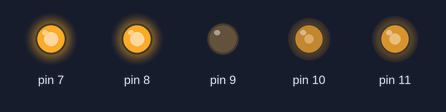
Simulated run of this sketch. Board: Arduino Uno, built for the host (arithmetic inside an expression is 32-bit, double 64-bit). Parts: output pins drawn as LEDs (lit = HIGH). What the sketch prints to the serial monitor is not drawn.

Above: at 0.05 s.
Timing chart, 0 to 6.2 s (numbered marks = the images above):
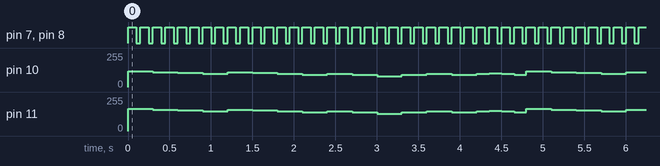

The sketch:

music.ino
```cpp
#define CV1 PIN_PB0
#define CV2 PIN_PB1
#define CV3 PIN_PB2
#define CV4 PIN_PB3

int ledPin = PIN_PD7;
unsigned long next = 0;
byte pwmstate = LOW;
#define STEPSPERSEMI 4

int noteToPWM(const char * note) {
  int duty = 12*STEPSPERSEMI * atoi(note+2);
  switch(note[0]) {
    case 'D':
      duty += 2*STEPSPERSEMI;
      break;
    case 'E':
      duty += 4*STEPSPERSEMI;
      break;
    case 'F':
      duty += 5*STEPSPERSEMI;
      break;
    case 'G':
      duty += 7*STEPSPERSEMI;
      break;
    case 'A':
      duty += 9*STEPSPERSEMI;
      break;
    case 'B':
      duty += 11*STEPSPERSEMI;
      break;
    case 'C':
    default:
      break;
  }
  if(note[1] == '#') {
    duty += STEPSPERSEMI;
  } else if (note[1] == 'b') {
    duty -= STEPSPERSEMI;
  }
  return duty;
}

void playNote(const char *note, unsigned int duration, unsigned int gap) {
  int duty = noteToPWM(note);
  digitalWrite(ledPin,HIGH);
  digitalWrite(CV1,HIGH); // GATE
  analogWrite(CV4,duty); // CV
  analogWrite(CV3,duty-(12*STEPSPERSEMI)); // CV3 = -Octv.

  delay(duration);
  digitalWrite(ledPin,LOW);
  digitalWrite(CV1,LOW); // GATE
  delay(gap);
}

void setup() {
  pinMode(ledPin, OUTPUT);
  pinMode(CV1, OUTPUT);
  pinMode(CV2, OUTPUT);
  pinMode(CV3, OUTPUT);
  pinMode(CV4, OUTPUT);
  TCCR1B = TCCR1B & B11111000 | B00000001; // set timer 1 divisor to 1 for PWM frequency of 31372.55 Hz (16MHz / 510 with 8 bit mode)
  TCCR2B = TCCR2B & B11111000 | B00000001;
  Serial.begin(115200);
  Serial.println("Starting Calibrate");
  Serial.println("0V on PWM1");
  digitalWrite(CV1,LOW);

}

void loop() {

/* Cmaj Apreggio
  playNote("C 3",300,100);
  playNote("E 3",300,100);
  playNote("G 3",300,100);
  playNote("C 4",300,100);
  playNote("G 3",300,100);
  playNote("E 3",300,100);
*/

/* Wrench */
#define T_ON 100
#define T_OFF 50

// G|---11-11-9-9-8-8-6-6/9-9-8-8-6-6-4-4/6-6-4-4-1-1/4-4/6-6-4-4/6-6-6-4----

  playNote("F#3",T_ON,T_OFF); //11
  playNote("F#3",T_ON,T_OFF);
  playNote("E 3",T_ON,T_OFF); // 9
  playNote("E 3",T_ON,T_OFF);
  playNote("D#3",T_ON,T_OFF); // 8
  playNote("D#3",T_ON,T_OFF);
  playNote("C#3",T_ON,T_OFF); // 6
  playNote("C#3",T_ON,T_OFF);


  playNote("E 3",T_ON,T_OFF); // 9
  playNote("E 3",T_ON,T_OFF);
  playNote("D#3",T_ON,T_OFF); // 8
  playNote("D#3",T_ON,T_OFF);
  playNote("C#3",T_ON,T_OFF); // 6
  playNote("C#3",T_ON,T_OFF);
  playNote("B 2",T_ON,T_OFF); // 4
  playNote("B 2",T_ON,T_OFF);

  playNote("C#3",T_ON,T_OFF); // 6
  playNote("C#3",T_ON,T_OFF);
  playNote("B 2",T_ON,T_OFF); // 4
  playNote("B 2",T_ON,T_OFF);
  playNote("G#2",T_ON,T_OFF); // 1
  playNote("G#2",T_ON,T_OFF);
  playNote("B 2",T_ON,T_OFF); // 4
  playNote("B 2",T_ON,T_OFF);

  playNote("C#3",T_ON,T_OFF); // 6
  playNote("C#3",T_ON,T_OFF);
  playNote("B 2",T_ON,T_OFF); // 4
  playNote("B 2",T_ON,T_OFF);

  playNote("C#3",T_ON,T_OFF); // 6
  playNote("D 3",T_ON,T_OFF); // 6-bend
  playNote("C#3",T_ON,T_OFF); // 6
  playNote("B 2",T_ON,T_OFF); // 4


}
```

Measured:
- by itself, pin 7, pin 8: alternates HIGH for 0.10 s and LOW for 0.05 s
- by itself, pin 10: repeats every 4.8 s: 112/255 0.30 s, 108/255 0.30 s, 100/255 0.30 s, 112/255 0.30 s, 108/255 0.30 s, 2 × (100/255 0.30 s, 92/255 0.30 s), 80/255 0.30 s, 92/255 0.30 s, 100/255 0.30 s, 92/255 0.30 s, 100/255 0.15 s, 104/255 0.15 s, 100/255 0.15 s, 92/255 0.15 s, 120/255 0.30 s
- by itself, pin 11: repeats every 4.8 s: 160/255 0.30 s, 156/255 0.30 s, 148/255 0.30 s, 160/255 0.30 s, 156/255 0.30 s, 2 × (148/255 0.30 s, 140/255 0.30 s), 128/255 0.30 s, 140/255 0.30 s, 148/255 0.30 s, 140/255 0.30 s, 148/255 0.15 s, 152/255 0.15 s, 148/255 0.15 s, 140/255 0.15 s, 168/255 0.30 s
